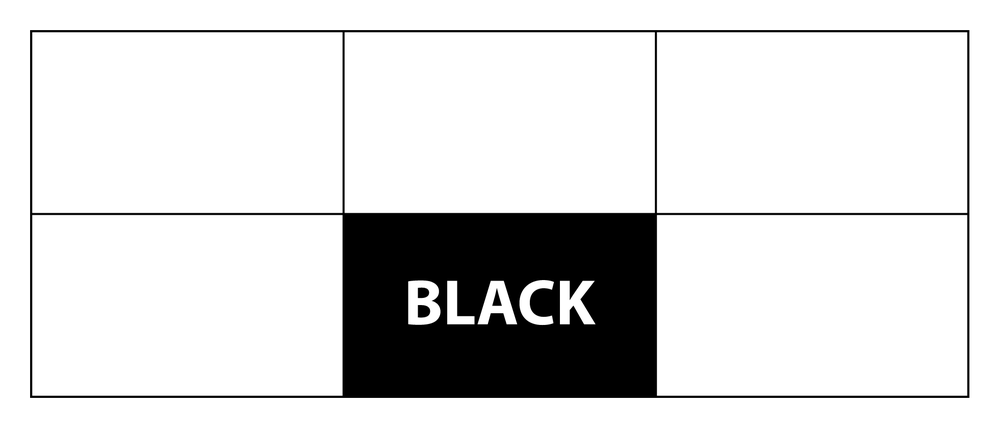
#> input picture sample-images/sample Black.tif, 1000 x 428 px, shrunk from 1961 x 839 before the run
$ python colorize.py 'sample-images/sample Black.tif'
#> lines starting #> are read from the running program, lines starting #| are printed output that depends on the picture
from PIL import Image, ImageOps
from csv import reader
from os import path
from sys import argv


CSV_FILE = "colors.csv"

FILES = argv[1:]

PROCESS_COLORS = {}
PANTONE_COLORS = {}

def load_colors_from_csv(file):
    """
    Load RGB values from CSV file into color dictionaries
    """
#> called with file = 'colors.csv'
    with open(CSV_FILE, mode='r', encoding='utf-8-sig') as f:

#> (reads colors.csv from the repository)
        color_table = reader(f)

        for color in color_table:

            # Gets color name from first column
            color_name = color[0].lower()

            # Gets RGB values from columns 2, 3 and 4
            rgb = (int(color[1]), int(color[2]), int(color[3]))

            # Checks in fifth column if color is "process" or "spot"
            if color[4] == 'process':
                PROCESS_COLORS[color_name] = rgb
            elif color[4] == 'spot':
                PANTONE_COLORS[color_name] = rgb
            else:
                print(f"Impossible to determine if {color_name} is process or spot color.")


def get_color_rgb_value(file_name):
    """
    Returns a touple containing specific color's RGB value from color dictionaries
    """
    # If last word is a process color
    if file_name[-1] in PROCESS_COLORS.keys():
        return PROCESS_COLORS[file_name[-1]]

    # If there is "PANTONE" in filename
    elif 'pantone' in file_name:
        idx_pantone = file_name.index('pantone')
        pantone_name = ' '.join(file_name[idx_pantone:])
        if pantone_name in PANTONE_COLORS.keys():
            return PANTONE_COLORS[pantone_name]
        else:
            return False
    else:
        return False


def set_color_to_image(grayscale_image, rgb_value):
    """
    Colorizes a grayscale image with given RGB value
    """
#> called with grayscale_image = 'sample-images/sample Black.tif', rgb_value = (35, 31, 32)
    image = Image.open(grayscale_image)
#> image is the input picture: PIL image 1000x428 L; min 0, max 255, mean 218.7

    colorized = ImageOps.colorize(image, black=rgb_value, white="white")
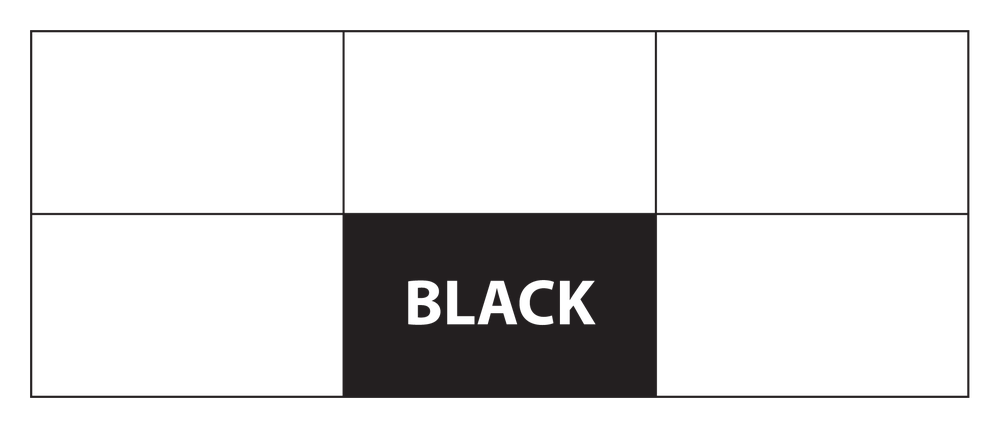
#> colorized: PIL image 1000x428 RGB; mean R, G, B 223.6, 223.1, 223.2

    new_image = path.basename(grayscale_image).split('.')[0] + '.png'

    colorized.save(new_image)


def main():
    if __name__ == '__main__':

        load_colors_from_csv(CSV_FILE)

        for img_file in FILES:

            img_file_name = path.basename(img_file).split('.')[0]
            img_file_name = img_file_name.lower()
            img_file_name = img_file_name.split()

            color_rgb = get_color_rgb_value(img_file_name)

            if color_rgb:
                set_color_to_image(img_file, color_rgb)
            else:
                print("Impossible to determine color name from file.")


main()
print("Finished!")
